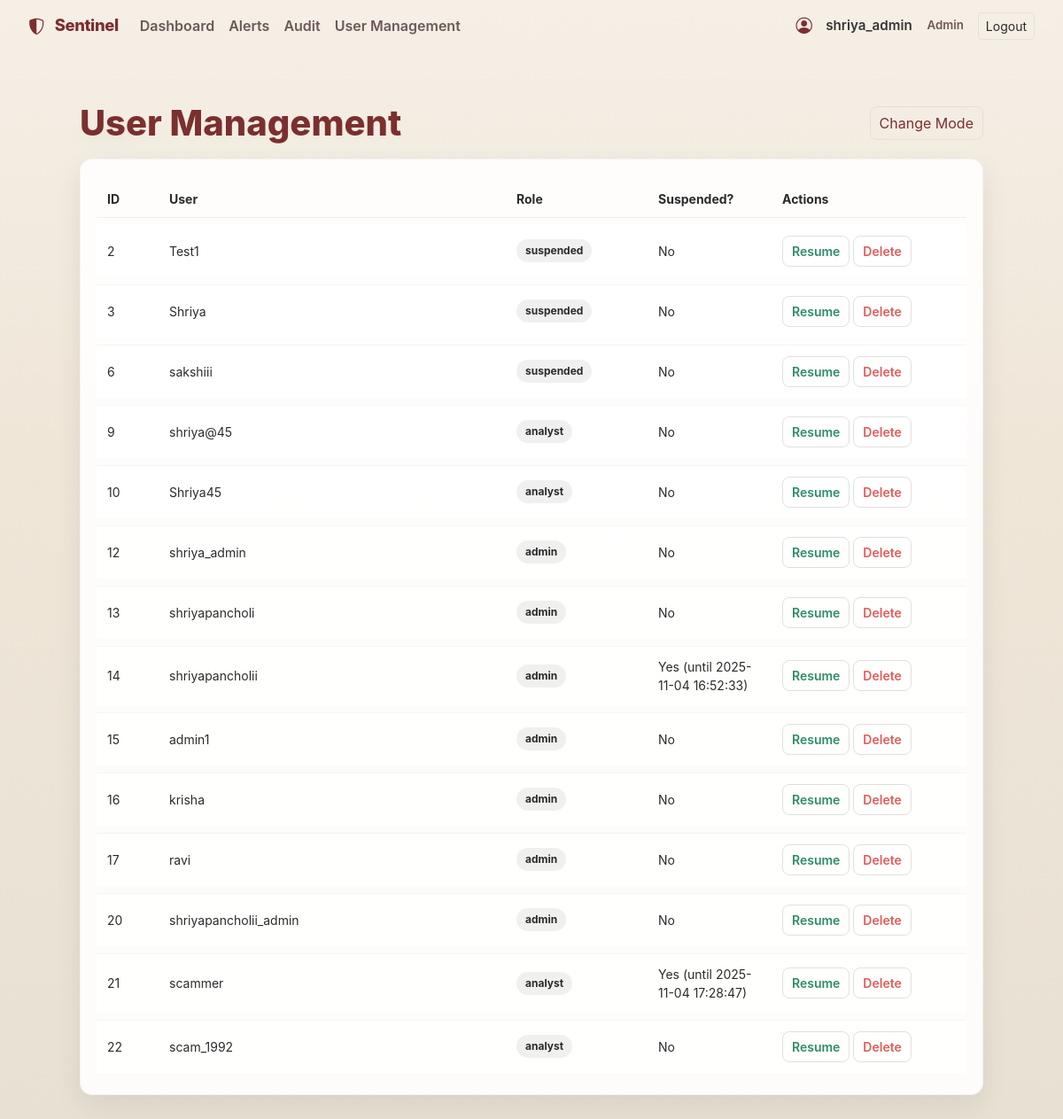
The app's page /user_management (signed in) with its own data.
### tables this page shows
CREATE TABLE users (
  id INTEGER PRIMARY KEY AUTOINCREMENT,
  username TEXT UNIQUE NOT NULL,
  password_hash TEXT NOT NULL,
  role TEXT NOT NULL,
  created_at DATETIME DEFAULT CURRENT_TIMESTAMP
, password TEXT, suspended_until DATETIME);

### app.py (the view)
@app.route('/user_management')
def user_management():
    if not session.get('logged_in'):
        return redirect(url_for('login'))
    if session.get('role') != "admin":
        return "Forbidden: Admins only", 403
    conn = get_db_conn()
    cur = conn.cursor()
    cur.execute("SELECT id, username, role, suspended_until FROM users")
    users = cur.fetchall()
    conn.close()
    return render_template('user_management.html', users=users)

### app.py (called while the page is built)
def get_db_conn():
    conn = sqlite3.connect(DB_PATH)
    conn.row_factory = sqlite3.Row
    return conn

@app.before_request
def enforce_https_in_production():
    USE_HTTPS = os.environ.get("USE_HTTPS", "0").lower() in ("1", "true", "yes")
    if not (FLASK_ENV == "production" and USE_HTTPS):
        return
    proto = request.headers.get('X-Forwarded-Proto', request.scheme)
    if proto != 'https':
        url = request.url.replace("http://", "https://", 1)
        return redirect(url, code=301)

### templates/user_management.html (shortened to what this page needs)
{% extends "base.html" %}
{% block content %}
<div class="container">
  <div class="um-head">
    <h1>User Management</h1>
    <div style="display:flex; gap:8px">
      <button id="theme_toggle_um" class="resume-btn">Change Mode</button>
    </div>
  </div>
  <div class="um-card">
    <table class="um">
      <thead>
        <tr>
          <th style="width:70px">ID</th>
          <th>User</th>
          <th style="width:160px">Role</th>
          <th style="width:140px">Suspended?</th>
          <th style="width:220px">Actions</th>
        </tr>
      </thead>
      <tbody id="um_tbody">
        {% for u in users %}
        <tr>
          <td>{{ u.id }}</td>
          <td>{{ u.username }}</td>
          <td>
            <span class="pill-role">{{ (u.role or 'analyst') }}</span>
          </td>
          <td>
            {% if u.suspended_until %}
              {% set su = u.suspended_until %}
              Yes (until {{ su }})
            {% else %}
              No
            {% endif %}
          </td>
          <td>
            <button class="um-btn resume" data-uid="{{ u.id }}" data-uname="{{ u.username }}">Resume</button>
            <button class="um-btn delete" data-uid="{{ u.id }}" data-uname="{{ u.username }}">Delete</button>
          </td>
        </tr>
        {% endfor %}
      </tbody>
    </table>
  </div>
</div>
{% endblock %}

### templates/base.html (shortened to what this page needs)
<!DOCTYPE html>
<html lang="en">
<head>
    <link href="https://cdn.jsdelivr.net/npm/bootstrap@5.3.2/dist/css/bootstrap.min.css" rel="stylesheet">
    <link rel="stylesheet" href="https://cdn.jsdelivr.net/npm/bootstrap-icons@1.10.5/font/bootstrap-icons.css">
</head>
<body>
{% set hide_nav_endpoints = ['login', 'signup'] %}
{% if request.endpoint not in hide_nav_endpoints %}
<nav class="navbar navbar-expand-lg">
    <div class="container-fluid">
        <a class="navbar-brand" href="{{ url_for('dashboard') }}">
            <i class="bi bi-shield-shaded me-2"></i> Sentinel
        </a>
        <div class="collapse navbar-collapse" id="navbarNav">
            <ul class="navbar-nav me-auto mb-2 mb-lg-0">
                {% if session.get('logged_in') %}
                <li class="nav-item"><a class="nav-link" href="{{ url_for('dashboard') }}">Dashboard</a></li>
                <li class="nav-item"><a class="nav-link" href="{{ url_for('alerts_detail') }}">Alerts</a></li>
                {% if session.get('role') == 'admin' %}
                  <li class="nav-item"><a class="nav-link" href="{{ url_for('audit_log') }}">Audit</a></li>
                {% endif %}
                {% if session.get('role') == 'admin' %}
                <li class="nav-item">
                    <a class="nav-link" href="{{ url_for('user_management') }}">User Management</a>
                </li>
                {% endif %}
                {% endif %}
            </ul>
            <div class="d-flex align-items-center">
                {% if session.get('logged_in') %}
                <div class="user-pill me-3">
                    <i class="bi bi-person-circle" style="font-size:1.15rem"></i>
                    <span style="opacity:.95;margin-left:.35rem">{{ session.get('username','User') }}</span>
                    <small class="muted" style="margin-left:.45rem">{{ session.get('role','analyst')|capitalize }}</small>
                </div>
                <a href="{{ url_for('logout') }}" class="btn btn-sm btn-outline-light">Logout</a>
                {% else %}
                <a href="{{ url_for('login') }}" class="btn btn-sm btn-accent me-2">Login</a>
                <a href="{{ url_for('signup') }}" class="btn btn-sm btn-outline-light">Sign Up</a>
                {% endif %}
            </div>
        </div>
    </div>
</nav>
{% endif %}
<div class="content">
    {% block content %}{% endblock %}
</div>
</body>
</html>

### templates/base.html (style rules this page uses)
:root { --bg-900: #f5efe6; --accent: #7b2f2f; --accent-700: #5a1f1f; --muted: #6b5858; --card-bg: rgba(255,255,255,0.88); --glass: rgba(255,255,255,0.85); --danger: #e35b5b; --warning: #d19b4a; --success: #2c8c69; --text-dark: #2b2b2b; --shadow: 0 12px 30px rgba(24,24,24,0.08); }
html,body { height:100% }
body { margin:0; min-height:100%; font-family:"Inter","Poppins",system-ui,-apple-system,"Segoe UI",Roboto,"Helvetica Neue",Arial; background: radial-gradient(900px 300px at 10% 12%, rgba(180,170,155,0.06), transparent 6%), linear-gradient(180deg, #f5efe6 0%, #efe6d8 40%, #e8e1d3 100%); color: var(--text-dark); -webkit-font-smoothing:antialiased; -moz-osx-font-smoothing:grayscale; padding-bottom:48px; }
.navbar { background: transparent; border-bottom: 0; padding: .6rem 1.25rem; }
.navbar-brand { color: var(--accent) !important; font-weight: 800; letter-spacing:-0.02em; font-size:1.15rem; }
.nav-link { color: var(--muted) !important; padding:.35rem .6rem; transition: color .18s ease, transform .12s ease; font-weight:600; }
.navbar .user-pill { color:var(--text-dark); font-weight:600; font-size:0.95rem; display:inline-flex; gap:.6rem; align-items:center; }
.btn-outline-light { border-color: rgba(0,0,0,0.06); color: var(--text-dark); background: transparent; }
.content { max-width:1100px; margin:28px auto; padding:28px; }
h1, h2, h3 { color: var(--text-dark); margin:0 0 .6rem 0; }
.muted { color: var(--muted); }
.resume-btn { background:transparent; border:1px solid rgba(0,0,0,0.06); color:var(--accent); padding:6px 10px; border-radius:8px; }
.bi { color: var(--accent); vertical-align: -2px; }

### templates/user_management.html (style rules this page uses)
.um-head { display:flex;align-items:center;justify-content:space-between;margin-bottom:16px }
.um-head h1 { margin:0;color:var(--accent);font-weight:800 }
.um-card { background: var(--card-bg); border-radius: 14px; box-shadow: var(--shadow); border: 1px solid rgba(0,0,0,0.04); padding: 16px 18px; }
table.um { width:100%; border-collapse:separate; border-spacing:0 8px; }
table.um thead th { font-weight:700; color:var(--text-dark); font-size:14px; padding:10px 12px; border-bottom:1px solid rgba(0,0,0,0.06); }
table.um tbody tr { background: rgba(255,255,255,0.9); }
table.um tbody td { padding:12px; font-size:14px; border-top:1px solid rgba(0,0,0,0.04); }
table.um tbody tr:first-child td { border-top:none; }
.um-btn { background:transparent; border:1px solid rgba(0,0,0,0.12); padding:6px 10px; border-radius:8px; font-weight:600; }
.um-btn.resume { color: var(--success); }
.um-btn.delete { color: var(--danger); }
.pill-role { display:inline-block; padding:4px 10px; border-radius:999px; font-weight:700; font-size:12px; background: rgba(0,0,0,0.06); color: var(--text-dark); }

### records on screen
users: get "shriya_admin", id "12", username "shriya_admin", role "admin", shows "No"
users: id "2", username "Test1", role "suspended", shows "No"
users: id "3", username "Shriya", role "suspended", shows "No"
users: id "6", username "sakshiii", role "suspended", shows "No"
users: id "9", username "shriya@45", role "analyst", shows "No"
users: id "10", username "Shriya45", role "analyst", shows "No"
users: id "13", username "shriyapancholi", role "admin", shows "No"
users: id "14", username "shriyapancholii", role "admin", suspended_until "2025-11-04 16:52:33"
users: id "15", username "admin1", role "admin", shows "No"
users: id "16", username "krisha", role "admin", shows "No"
users: id "17", username "ravi", role "admin", shows "No"
users: id "20", username "shriyapancholii_admin", role "admin", shows "No"
users: id "21", username "scammer", role "analyst", suspended_until "2025-11-04 17:28:47"
users: id "22", username "scam_1992", role "analyst", shows "No"

### other values on screen
{{ session.get('role','analyst')|capitalize }} "Admin"
